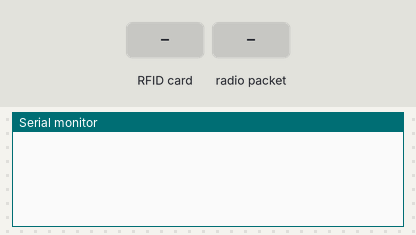
This sketch was run on a simulated Arduino Uno, built with avr-gcc and run on an emulated ATmega328P. On the bench: the last lines printed to the serial monitor. The inputs (shaded band) are chosen by the test bench. No radio packets arrive unless stated.

Above: at 1.2 s.
1.3 s: RFID card 5E 7A 19 C4 held to the reader
At 2.1 s:
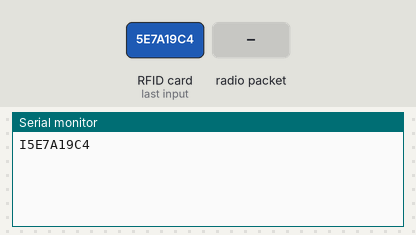
2.8 s: radio packet "1" arrives
At 3.6 s:
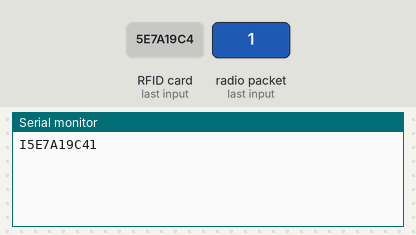

Measured:
- after the input at 1.3 s, the serial monitor: prints a new line at once (image 1)
- after the input at 2.8 s, the serial monitor: prints a new line at once (image 2)

The sketch:

arduino1.ino
```cpp
#include <SPI.h>
#include <nRF24L01.h>
#include <RF24.h>
#include <MFRC522.h>

#define SS_PIN 10
#define RST_PIN 9
#define CE_PIN 5
#define CSN_PIN 6

MFRC522 rfid(SS_PIN, RST_PIN);
RF24 radio(CE_PIN, CSN_PIN);

const byte reading_address[6] = "00005";
const byte writing_address[6] = "00004";

void setup()
{
  Serial.begin(9600);
  SPI.begin();
  rfid.PCD_Init();
  radio.begin();
  radio.openReadingPipe(0, reading_address);
  radio.openWritingPipe(writing_address);
  radio.setPALevel(RF24_PA_HIGH); //DEFINE O NÍVEL DO AMPLIFICADOR DE POTÊNCIA
  radio.startListening();
}

void loop()
{
  if (radio.available()) //RECEBENDO UMA MENSAGEM VIA RADIO
  {
    char text[32] = "";
    radio.read(&text, sizeof(text));
    String tag = String(text);
    if (!tag.equals(""))
    {
      Serial.print(tag); //ENVIA A MENSAGEM PARA A APLICAÇÃO VIA PORTA SERIAL
      while (Serial.available() == 0) //ENQUANTO A APLICAÇÃO NÃO RESPONDER O PROGRAMA
      {                               //FICARA EM ESTADO DE ESPERA NESTE BLOCO
      }
      String ret = "";
      char c;
      //BLOCO QUE REALIZA A LEITURA DA PORTA SERIAL
      while (Serial.available() > 0)
      {
        c = Serial.read();
        if (c != '\n')
        {
          ret += c;
        }
        delay(10);
      }

      //ENVIANDO O RETORNO DA APLICAÇÃO PARA O ARDUINO REMOTO
      radio.stopListening();
      char *retCStr = ret.c_str();
      radio.write(retCStr, ret.length());
      radio.startListening();
    }
  }

  if (!rfid.PICC_IsNewCardPresent() || !rfid.PICC_ReadCardSerial()) //RETORNA PARA O INICIO DO LOOP ENQUANTO NÃO LER UM CARTAO
    return;

  String strID = "I";
  for (byte i = 0; i < 4; i++)
  {
    strID +=
        (rfid.uid.uidByte[i] < 0x10 ? "0" : "") +
        String(rfid.uid.uidByte[i], HEX);
  }
  strID.toUpperCase();

  rfid.PICC_HaltA();
  rfid.PCD_StopCrypto1();
  Serial.print(strID); //ENVIANDO TAG PARA CADASTRO NA APLICACÃO
}

//TODO COMANDO ENVIADO POR ESTA UNIDADE PARA A APLCIAÇÃO ESTARA NO FORMATO
// C + TAG, ONDE C É UM CARACTERE QUE REPRESENTA A INSTRUÇÃO SQL A SER REALIZADA
//PELA APLICAÇÃO, 'I' PARA CADASTRO, 'S' PARA CONSULTA e 'R' PARA REMOÇÃO
//E A TAG SENDO FORMADA POR OITO CARACTERES ALFA-NUMÉRICOS, TODOS EM UPPER CASE
```
